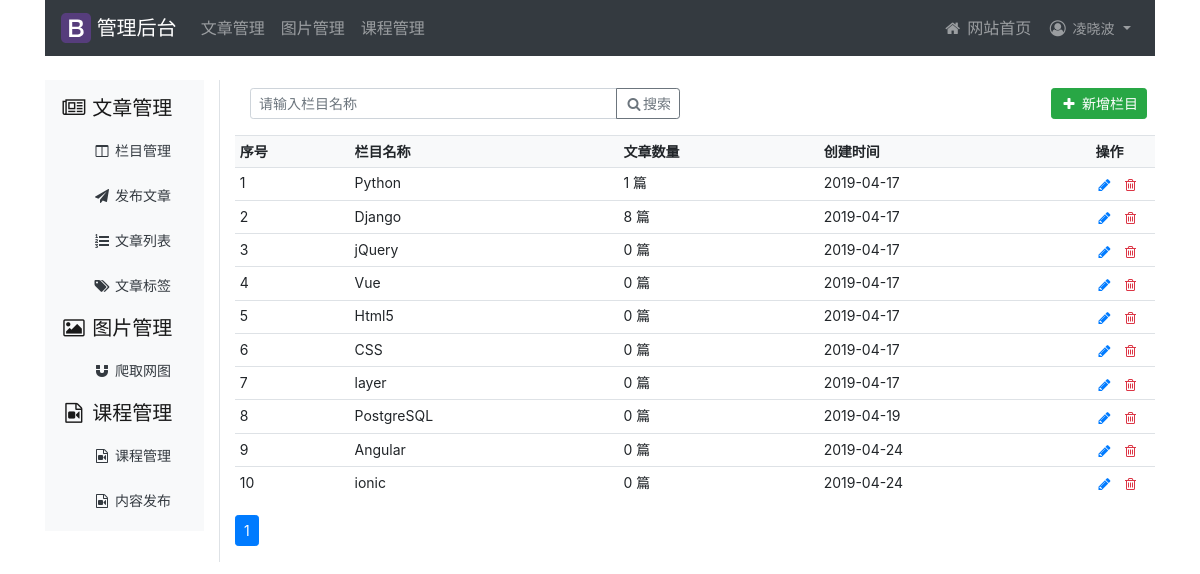
The page /article/article-column/ (signed in) on the database its author committed.
### article/models.py (models this page shows, shortened)
class ArticleColumn(models.Model):
    user = models.ForeignKey(User, related_name='article_column',
                             on_delete=models.CASCADE, verbose_name='作者')
    column = models.CharField('栏目', max_length=200)
    created = models.DateField('创建时间', auto_now_add=True)

### article/views.py (the view, shortened to what this page needs)
# urls.py: path('article-column/', views.article_column, name='article_column'),
@login_required
@csrf_exempt
def article_column(request):
    if request.method == "GET":
        column_list = ArticleColumn.objects.filter(user=request.user)
        paginator = Paginator(column_list, 10)  # 实例化一个分页对象, 每页显示10个
        page = request.GET.get('page')  # 从URL通过get页码，如?page=3
        try:
            current_page = paginator.page(page)  # 获取指定页面内容，其参数必须>=1的整数
            columns = current_page.object_list  # 获取当前页对应的所有记录
        except PageNotAnInteger:  # 页码不是整数，捕获异常
            current_page = paginator.page(1)
            columns = current_page.object_list
        except EmptyPage:  # 页码为空，捕获异常
            current_page = paginator.page(paginator.num_pages)  # 返回页数
            columns = current_page.object_list
        column_form = ArticleColumnForm()
        return render(request, 'article/column/article_column.html', {"columns": columns, "column_form": column_form,
                                                                      "page": current_page})

### article/forms.py
class ArticleColumnForm(forms.ModelForm):
    class Meta:
        model = ArticleColumn
        fields = ['column']

### templates/article/column/article_column.html (shortened to what this page needs)
{% extends "article/base.html" %}
{% load staticfiles %}
{% block content %}
    <div class="d-flex justify-content-between flex-wrap flex-md-nowrap align-items-center pb-2 mt-2 mb-2">
        <div class="input-group input-group-sm col-6">
            <input type="text" class="form-control" placeholder="请输入栏目名称" aria-label="Recipient's username" aria-describedby="basic-addon2">
            <div class="input-group-append">
                <button class="btn btn-outline-secondary" type="button"><i class="fa fa-fw fa-search"></i>搜索</button>
            </div>
        </div>
        <div class="btn-toolbar mb-2 mb-md-0">
            <div class="btn-group mr-2">
                <button class="btn btn-sm btn-success" id="add_column" onclick="add_column()">
                    <i class="fa fa-fw fa-plus"></i> 新增栏目
                </button>
            </div>
        </div>
    </div>
    <table class="table table-sm small table-hover">
        <tr class="bg-light font-weight-bold">
            <td>序号</td>
            <td>栏目名称</td>
            <td>文章数量</td>
            <td>创建时间</td>
            <td width="7%">操作</td>
        </tr>
        {% for column in columns %}
            <tr>
                <td>{{ forloop.counter }}</td>
                <td>{{ column.column }}</td>
                <td>{{ column.article_column.count }} 篇</td>
                <td>{{ column.created | date:"Y-m-d" }}</td>
                <td class="text-nowrap">
                    <div class="btn-group btn-group-sm" role="group" aria-label="...">
                        <a name="edit" href="javascript:" onclick="edit_column(this, {{ column.id }})">
                            <i class="fa fa-fw fa-pencil"></i>
                        </a>
                        <a name="delete" href="javascript:" onclick="delete_column(this, {{ column.id }})">
                            <i class="fa fa-fw fa-trash-o text-danger ml-2"></i>
                        </a>
                    </div>
                </td>
            </tr>
        {% empty %}
            <p class="alert alert-danger">还没有设置栏目，太懒了。</p>
        {% endfor %}
    </table>
    {% include "paginator.html" %}
{% endblock %}

### templates/article/header.html (shortened to what this page needs)
{% load staticfiles %}
<div class="container">
    <nav class="navbar navbar-expand-lg navbar-dark bg-dark mb-4" role="navigation">
        <a class="navbar-brand" href="#">
            <img src="{% static 'images/bootstrap-solid.svg' %}" width="30" height="30" class="d-inline-block align-top" alt="">
            管理后台
        </a>
        <div class="collapse navbar-collapse" id="navbarNav">
            <ul class="navbar-nav">
                <li class="nav-item">
                    <a class="nav-link" href="{% url 'article:article_column' %}">文章管理</a>
                </li>
                <li class="nav-item">
                    <a class="nav-link" href="{% url 'image:list_images' %}">图片管理</a>
                </li>
                <li class="nav-item">
                    <a class="nav-link" href="{% url 'course:manage_course' %}">课程管理</a>
                </li>
            </ul>
            <ul class="navbar-nav flex-row ml-md-auto d-none d-md-flex">
                    <li class="nav-item">
                        <a class="nav-link" href="{% url 'home' %}">
                            <i class="fa fa-fw fa-home"></i> 网站首页
                        </a>
                    </li>
                {% if user.is_authenticated %}
                    <li class="nav-item dropdown">
                        <a class="nav-link dropdown-toggle" href="#" id="navbarDropdown" role="button" data-toggle="dropdown" aria-haspopup="true" aria-expanded="false">
                            <i class="fa fa-fw fa-user-circle-o"></i>
                            {% if user.last_name %}
                                <span class="small">{{ user.last_name }}{{ user.first_name }}</span>
                            {% else %}
                                {{ user.username }}
                            {% endif %}
                        </a>
                    </li>
                {% endif %}
            </ul>
        </div>
    </nav>
</div>

### rows shown on the page
ArticleColumn: column "Python", article_column.count "1", created "2019-04-17"
ArticleColumn: column "Django", article_column.count "8", created "2019-04-17"
ArticleColumn: column "jQuery", article_column.count "0", created "2019-04-17"
ArticleColumn: column "Vue", article_column.count "0", created "2019-04-17"
ArticleColumn: column "Html5", article_column.count "0", created "2019-04-17"
ArticleColumn: column "CSS", article_column.count "0", created "2019-04-17"
ArticleColumn: column "layer", article_column.count "0", created "2019-04-17"
ArticleColumn: column "PostgreSQL", article_column.count "0", created "2019-04-19"
ArticleColumn: column "Angular", article_column.count "0", created "2019-04-24"
ArticleColumn: column "ionic", article_column.count "0", created "2019-04-24"

### other values the page prints
{{ user.last_name }} "凌"
{{ user.first_name }} "晓波"
{{ page_num }} "1"
